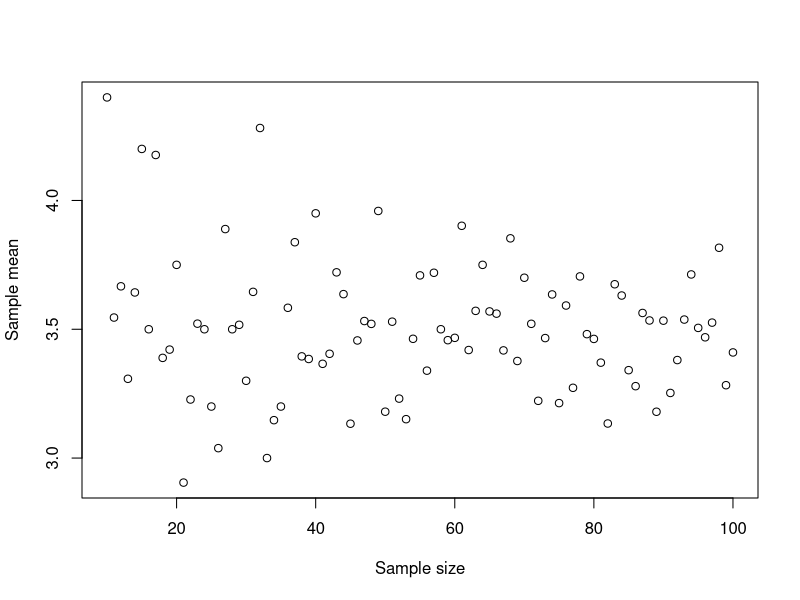
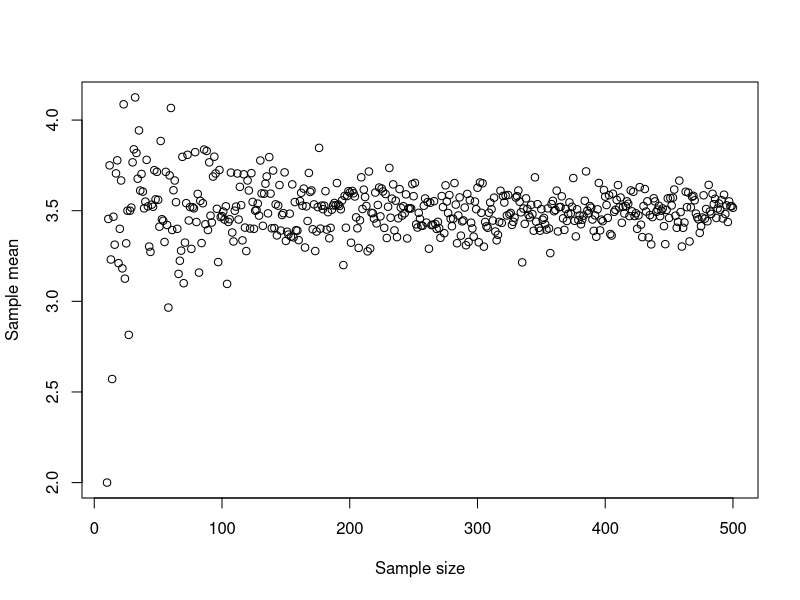
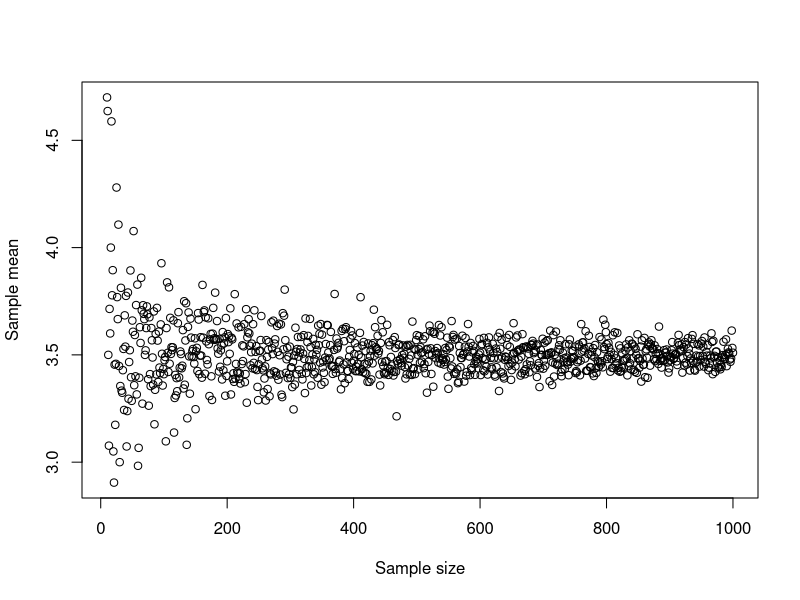
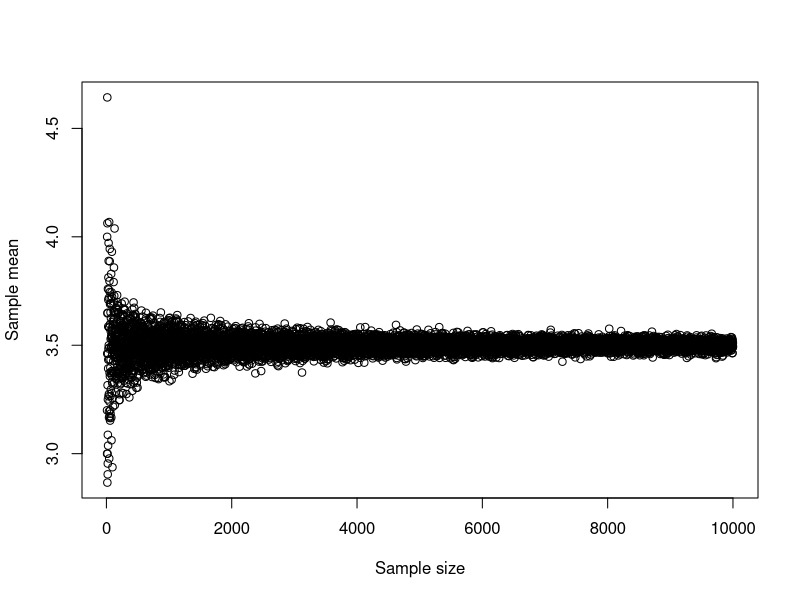
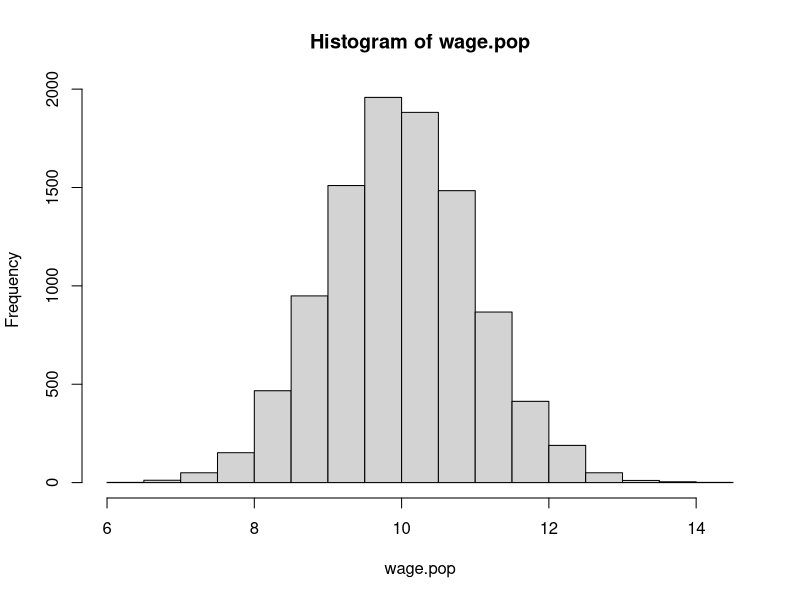
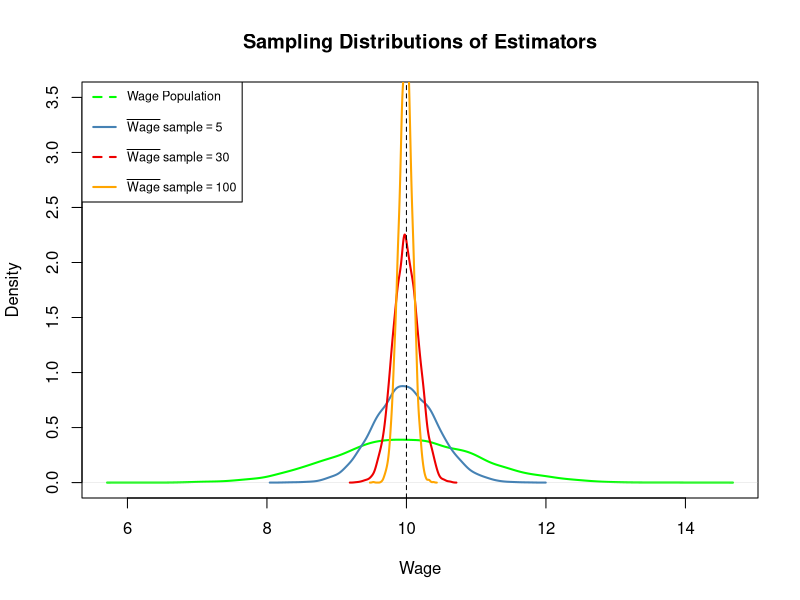
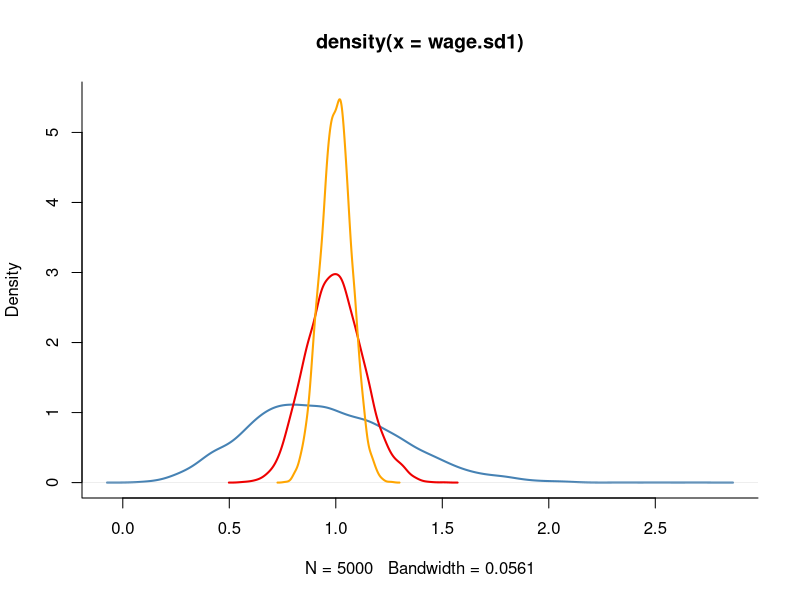
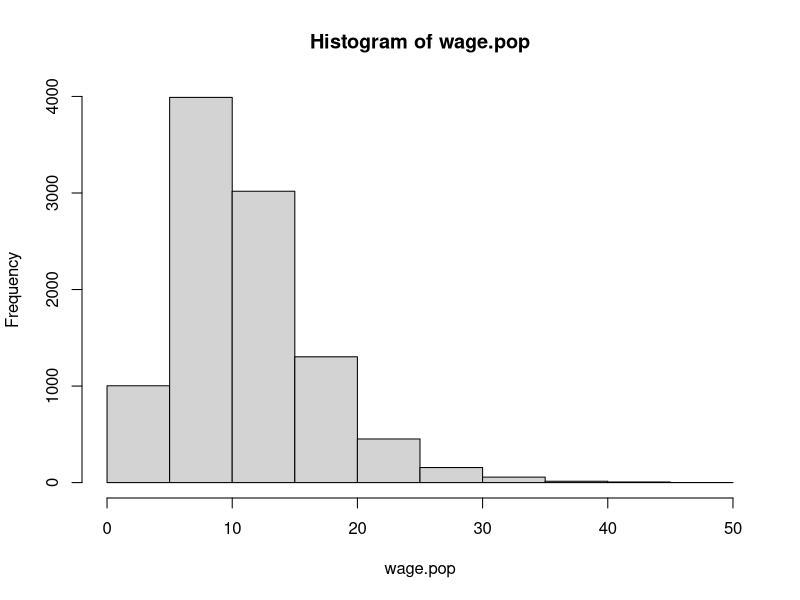

R code for these plots, in order:
##week3
#Law of Large Number

#Example: roll a dice for N times
#population: N is infinity
#expected mean of the population : (1+2+3+4+5+6)/6=3.5
#sample mean? 
#LLN: as sample size going to infinity,the sample mean converge to the population mean.
# N=10 (10 observations)
sample(1:6,10,replace=TRUE)

mean(sample(1:6,10,replace=TRUE))
# (1+2+3+4+5+6)/6=3.5


#x<-(sample(1:6,10,replace=TRUE))
#y<-mean(x)


# N=100 (100 observations)
mean(sample(1:6,100,replace=TRUE))


# N=1000 (1000 observations)
mean(sample(1:6,1000,replace=TRUE))

#simulation
avg=rep(0,1)
N=rep(0,1)

for(j in 10:100)
{ x<-mean(sample(1:6,j,replace=TRUE))
avg[j-9]=x
N[j-9]=j
}

print(avg)
print(N)

plot(N,avg,xlab="Sample size", ylab="Sample mean")


for(j in 10:500)
{ x<-mean(sample(1:6,j,replace=TRUE))
avg[j-9]=x
N[j-9]=j
}
plot(N,avg,xlab="Sample size", ylab="Sample mean")

for(j in 10:1000)
{ x<-mean(sample(1:6,j,replace=TRUE))
avg[j-9]=x
N[j-9]=j
}
plot(N,avg,xlab="Sample size", ylab="Sample mean")

for(j in 10:10000)
{ x<-mean(sample(1:6,j,replace=TRUE))
avg[j-9]=x
N[j-9]=j
}
plot(N,avg,xlab="Sample size", ylab="Sample mean")
##https://umatter.github.io/courses/berkstats/Berkstats_LLM_CLT.html



#Weak Law of Large Number and The Central Limit Theorem
#As sample size grows larger, the probabilty that sample mean converge to population mean 
#becomes larger.

#CLT: The central limit theorem (CLT) states that the distribution of sample statistics (e.g. means) 
# approximates a normal distribution 
#as the sample size gets larger, regardless of the population's distribution.

#Sample sizes equal to or greater than 30 are often considered sufficient for the CLT to hold.
#crystal clear explanation:
#https://statisticsbyjim.com/basics/central-limit-theorem/


#Example 1 : suppose the total population of country A is 10000. the mean wage is 10 dollar 
#            and the variance of the wage is 1.
#           Unluckly, this information is not known by economists, they have to do a survey about wage!
#           they hope that the sample could represent the population characteristics (mean) well!


# generate Country A population (wage) (Normal Distributed)
wage.pop <- rnorm(10000, 10, 1)
hist(wage.pop)
#repeat the survey for 100 times
# sample from the population and estimate the mean
#sample size 5,repeat the survey for 5000 times
wage.sample1 <- replicate(expr= mean(sample(x = wage.pop, size = 5)), n = 5000) # expr is expression function.https://www.geeksforgeeks.org/create-an-expression-in-r-programming-expression-function/
wage.sample1
wage.sd1 <- replicate(expr= sd(sample(x = wage.pop, size = 5)), n = 5000) 
#sample size 30,repeat the survey for 1000 times
wage.sample2 <- replicate(expr = mean(sample(x =wage.pop, size = 30)), n = 5000)
wage.sd2 <- replicate(expr= sd(sample(x = wage.pop, size = 30)), n = 5000) 
#sample size 100,repeat the survey for 1000 times
wage.sample3 <- replicate(expr = mean(sample(x =wage.pop, size = 100)), n = 5000)
wage.sd3 <- replicate(expr= sd(sample(x = wage.pop, size = 100)), n = 5000)


#Let's plot!
#population density
plot(density(wage.pop), 
     col = "green", 
     lwd = 2,
     ylim = c(0, 3.5),
     xlab = "Wage",
     main = "Sampling Distributions of Estimators")

# add density estimate for the distribution of the sample mean with size=5 to the plot
lines(density(wage.sample1), 
      col = "steelblue", 
      lwd = 2, 
      bty = "l")

# add density estimate for the distribution of the sample mean with size=30 to the plot
lines(density(wage.sample2), 
      col = "red2", 
      lwd = 2)

# add density estimate for the distribution of the sample mean with size=100 to the plot
lines(density(wage.sample3), 
      col = "orange", 
      lwd = 2)


# add a vertical line at the true parameter
abline(v = 10, lty = 2)


# add a legend
legend("topleft",cex = 0.75,
       legend = c(expression('Wage Population'),
                  '',
                  expression(bar(Wage) ~ sample == 5),
                  '',
                  expression(bar(Wage) ~ sample == 30),
                  '',
                  expression(bar(Wage) ~ sample == 100)
       ), 
       lty = c(2, 1, 1, 1), 
       col = c("green","white", "steelblue","white", "red2", "white", "orange"),
       lwd = 2)





######################################


#How about Standard Deviation 
#https://stats.stackexchange.com/questions/104875/question-about-standard-deviation-and-central-limit-theorem
# add density estimate for the distribution of the sample mean with size=5 to the plot
plot(density(wage.sd1), 
      col = "steelblue", 
      lwd = 2, 
      ylim = c(0, 5.5),
      bty = "l")

# add density estimate for the distribution of the sample mean with size=30 to the plot
lines(density(wage.sd2), 
      col = "red2", 
      lwd = 2)

# add density estimate for the distribution of the sample mean with size=100 to the plot
lines(density(wage.sd3), 
      col = "orange", 
      lwd = 2)


### what if  population is not normally distributed? (e.g. uniform, right/left skewed) ? 
# beta distribution to generate right/left skewed population
wage.pop <- rbeta(10000, 1, 5)






######################################


#When population is not normaly distributed 
wage.pop <- rnorm(10000, 10, 1)^5/10000
hist(wage.pop)
mean(wage.pop)

#repeat the survey for 100 times
# sample from the population and estimate the mean
#sample size 5,repeat the survey for 5000 times
wage.sample1 <- replicate(expr= mean(sample(x = wage.pop, size = 5)), n = 5000) # expr is expression function.https://www.geeksforgeeks.org/create-an-expression-in-r-programming-expression-function/
wage.sample1
wage.sd1 <- replicate(expr= sd(sample(x = wage.pop, size = 5)), n = 5000) 
#sample size 30,repeat the survey for 1000 times
wage.sample2 <- replicate(expr = mean(sample(x =wage.pop, size = 30)), n = 5000)
wage.sd2 <- replicate(expr= sd(sample(x = wage.pop, size = 30)), n = 5000) 
#sample size 100,repeat the survey for 1000 times
wage.sample3 <- replicate(expr = mean(sample(x =wage.pop, size = 100)), n = 5000)
wage.sd3 <- replicate(expr= sd(sample(x = wage.pop, size = 100)), n = 5000)


#Let's plot!
#population density
plot(density(wage.pop), 
     col = "green", 
     lwd = 2,
     ylim = c(0, 1),
     xlim=c(0,25),
     xlab = "Wage",
     main = "Sampling Distributions of Estimators")

# add density estimate for the distribution of the sample mean with size=5 to the plot
lines(density(wage.sample1), 
      col = "steelblue", 
      lwd = 2, 
      bty = "l")

# add density estimate for the distribution of the sample mean with size=30 to the plot
lines(density(wage.sample2), 
      col = "red2", 
      lwd = 2)

# add density estimate for the distribution of the sample mean with size=100 to the plot
lines(density(wage.sample3), 
      col = "orange", 
      lwd = 2)


# add a vertical line at the true parameter
abline(v = mean(wage.pop), lty = 2)


# add a legend
legend("topleft",cex = 0.75,
       legend = c(expression('Wage Population'),
                  '',
                  expression(bar(Wage) ~ sample == 5),
                  '',
                  expression(bar(Wage) ~ sample == 30),
                  '',
                  expression(bar(Wage) ~ sample == 100)
       ), 
       lty = c(2, 1, 1, 1), 
       col = c("green","white", "steelblue","white", "red2", "white", "orange"),
       lwd = 2)


